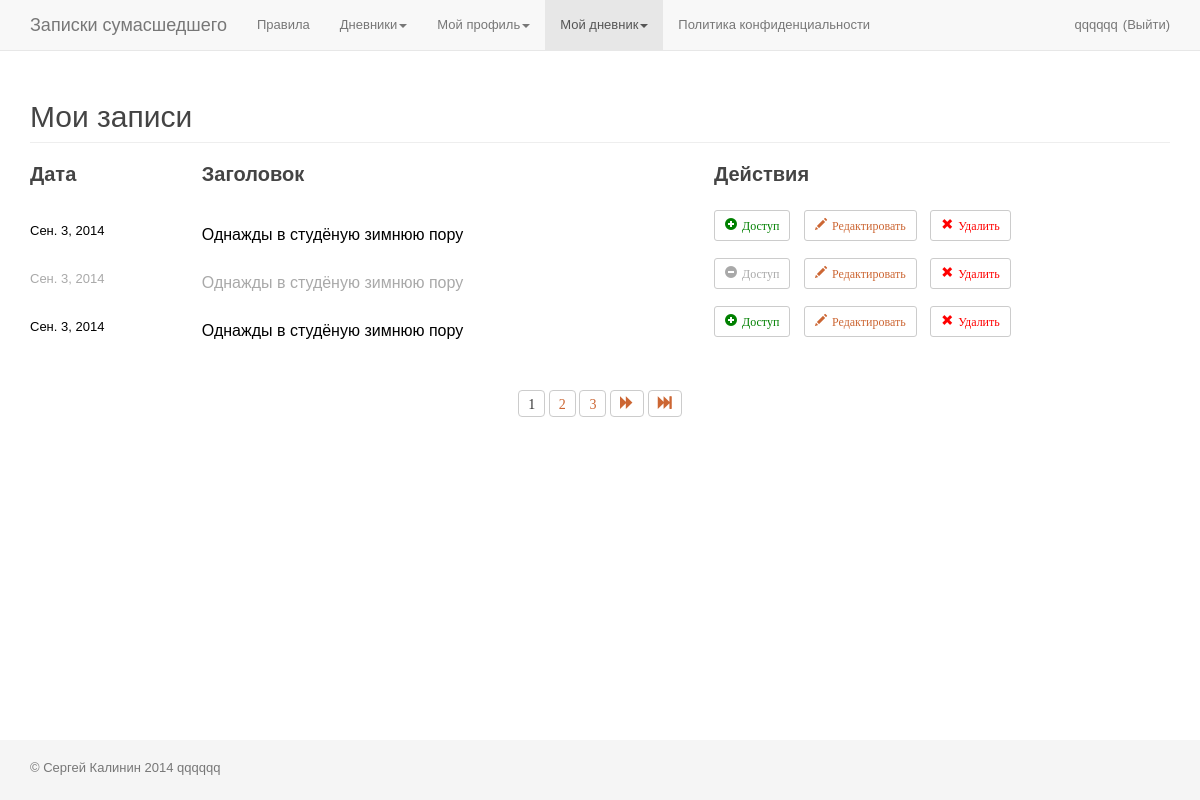
The app's page /my_records/ (signed in), older data.
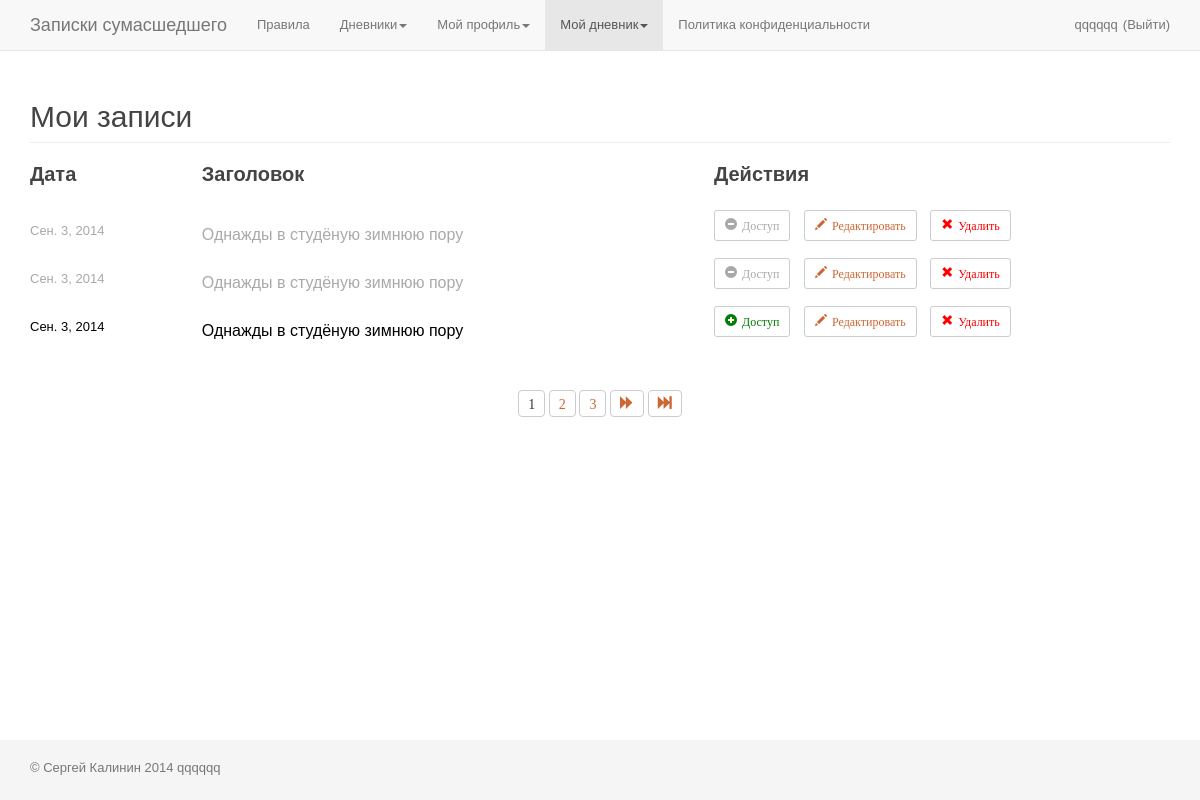
The same page, newer data.
### app_zapsum/models.py (models this page shows, shortened)
class Diary(models.Model):
	user_id = models.IntegerField(
		'',
		blank=True,
		null=True,
	)
	title = models.CharField(
		'Заголовок записи',
		max_length=100,
		blank=False,
	)
	date = models.DateField(
		'Дата записи',
		blank=True,
		null=True,
	)
	text = models.TextField(
		'Содержание записи',
		max_length=5000,
		blank=False,
	)
	last_edit_date = models.DateField(
		'Дата последнего редактирования',
		default=datetime.now(),
	)
	is_active = models.BooleanField(default=True)
	is_delete = models.BooleanField(default=False)
	@classmethod
	def get_all_user_entries(self, user_id):
		return self.objects.filter(user_id=user_id, is_delete=False).order_by('-date')

### app_zapsum/views.py (the view)
# urls.py: url(r'^my_records/$', 'views.my_records', name='my_records'),
@login_required
def my_records(request):
	all_user_entries = Diary.get_all_user_entries(user_id=request.user.pk)
	paginator = Paginator(all_user_entries, 3)
	list_pages = paginator.page_range
	page = request.GET.get('page')
	try:
		all_user_entries_paginated = paginator.page(page)
	except PageNotAnInteger:
		all_user_entries_paginated = paginator.page(1)
	except EmptyPage:
		all_user_entries_paginated = paginator.page(paginator.num_pages)
	last_page = list_pages[-1]
	first_page = list_pages[0]
	t = loader.get_template('page_my_records.html')
	c = RequestContext(request, {
		'all_user_entries': all_user_entries,
		'list_pages': list_pages,
		'all_user_entries_paginated': all_user_entries_paginated,
		'last_page': last_page,
		'first_page': first_page,
	}, [custom_proc])
	return HttpResponse(t.render(c))

### app_accounts/templatetags/tags_app_accounts.py (called while the page is built)
@register.inclusion_tag("part_auth_area.html")
def part_auth_area(user):
	return {
		'is_authenticated': user.is_authenticated,
		'username': user.username,
		'user_id': user.pk,
	}

### app_zapsum/templatetags/tags_app_zapsum.py (called while the page is built)
@register.inclusion_tag("part_pagination.html")
def part_pagination(entries, list_pages, last_page, first_page):
	return {
		'entries_paginated': entries,
		'list_pages': list_pages,
		'last_page': last_page,
		'first_page': first_page,
	}

### app_zapsum/views.py (called while the page is built)
def custom_proc(request):
	return{
		'request': request,
	}

### app_zapsum/templates/page_my_records.html (shortened to what this page needs)
{% extends "page_base.html" %}
{% load tags_app_zapsum %}
{% block content %}
	<section class="section my_records_list">
		<div class="page-header">
			<h2>Мои записи</h2>
		</div>
		<table class="list_table">
			<thead>
				<tr>
					<td>Дата</td>
					<td>Заголовок</td>
					<td>Действия</td>
				</tr>
			</thead>
			<tbody>
				{% for entry in all_user_entries_paginated %}
					<tr class="article">
						<td class="cell_date">
							<a class="article_link" href="/edit_records/{{ entry.id }}/">
								{% if entry.date %}
									<span class="date_span {% if not entry.is_active %} active_false {% endif %}">{{ entry.date }}</span>
								{% endif %}
							</a>
						</td>
						<td class="cell_title">
							<a class="article_link" href="/edit_records/{{ entry.id }}/">
								{% if entry.title %}
									<h3 class="h3 {% if not entry.is_active %} active_false {% endif %}">{{ entry.title }}</h3>
								{% endif %}
							</a>
						</td>
						<td class="cell_actions">
							<button type="button" class="btn btn-default btn-xs">
								<span class="glyphicon activeRecord {% if entry.is_active %} glyphicon-plus-sign {% else %} glyphicon-minus-sign {% endif %}" data-id-rec="{{ entry.id }}">Доступ</span>
							</button>
							<button type="button" class="btn btn-default btn-xs">
								<a class="glyphicon glyphicon-pencil editRecord" href="/edit_records/{{ entry.id }}/">Редактировать</a>
							</button>
							<button type="button" class="btn btn-default btn-xs">
								<span class="glyphicon glyphicon-remove deleteRecord" data-id-delete="{{ entry.id }}">Удалить</span>
							</button>
						</td>
					</tr>
				{% endfor %}
			</tbody>
		</table>
		{% part_pagination all_user_entries_paginated list_pages last_page first_page %}
	</section>
{% endblock %}

Row changes from the older to the newer data that the page shows:
changed Diary (number 1 of 3 on the later page): is_active True → False (drawn)
